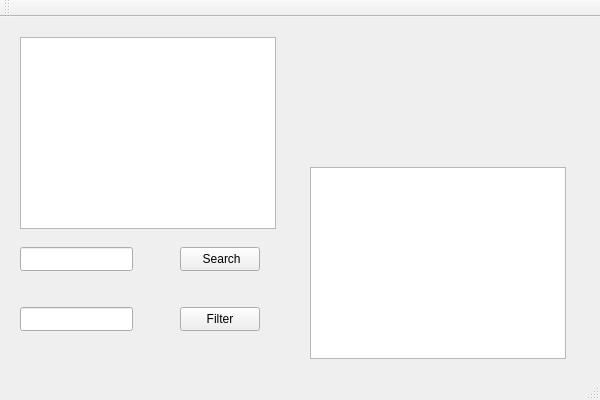
<?xml version="1.0" encoding="UTF-8"?>
<ui version="4.0">
 <class>ShoppingListClass</class>
 <widget class="QMainWindow" name="ShoppingListClass">
  <property name="geometry">
   <rect>
    <x>0</x>
    <y>0</y>
    <width>600</width>
    <height>400</height>
   </rect>
  </property>
  <property name="windowTitle">
   <string>ShoppingList</string>
  </property>
  <widget class="QWidget" name="centralWidget">
   <widget class="QListWidget" name="ShoppinglistWidget">
    <property name="geometry">
     <rect>
      <x>20</x>
      <y>20</y>
      <width>256</width>
      <height>192</height>
     </rect>
    </property>
   </widget>
   <widget class="QLineEdit" name="SearchEdit">
    <property name="geometry">
     <rect>
      <x>20</x>
      <y>230</y>
      <width>113</width>
      <height>24</height>
     </rect>
    </property>
   </widget>
   <widget class="QLineEdit" name="FilterEdit">
    <property name="geometry">
     <rect>
      <x>20</x>
      <y>290</y>
      <width>113</width>
      <height>24</height>
     </rect>
    </property>
   </widget>
   <widget class="QPushButton" name="SearchButton">
    <property name="geometry">
     <rect>
      <x>180</x>
      <y>230</y>
      <width>80</width>
      <height>24</height>
     </rect>
    </property>
    <property name="text">
     <string> Search</string>
    </property>
   </widget>
   <widget class="QPushButton" name="FilterButton">
    <property name="geometry">
     <rect>
      <x>180</x>
      <y>290</y>
      <width>80</width>
      <height>24</height>
     </rect>
    </property>
    <property name="text">
     <string>Filter</string>
    </property>
   </widget>
   <widget class="QListWidget" name="FilteredList">
    <property name="geometry">
     <rect>
      <x>310</x>
      <y>150</y>
      <width>256</width>
      <height>192</height>
     </rect>
    </property>
   </widget>
  </widget>
  <widget class="QMenuBar" name="menuBar">
   <property name="geometry">
    <rect>
     <x>0</x>
     <y>0</y>
     <width>600</width>
     <height>21</height>
    </rect>
   </property>
  </widget>
  <widget class="QToolBar" name="mainToolBar">
   <attribute name="toolBarArea">
    <enum>TopToolBarArea</enum>
   </attribute>
   <attribute name="toolBarBreak">
    <bool>false</bool>
   </attribute>
  </widget>
  <widget class="QStatusBar" name="statusBar"/>
 </widget>
 <layoutdefault spacing="6" margin="11"/>
 <resources>
  <include location="ShoppingList.qrc"/>
 </resources>
 <connections/>
</ui>
